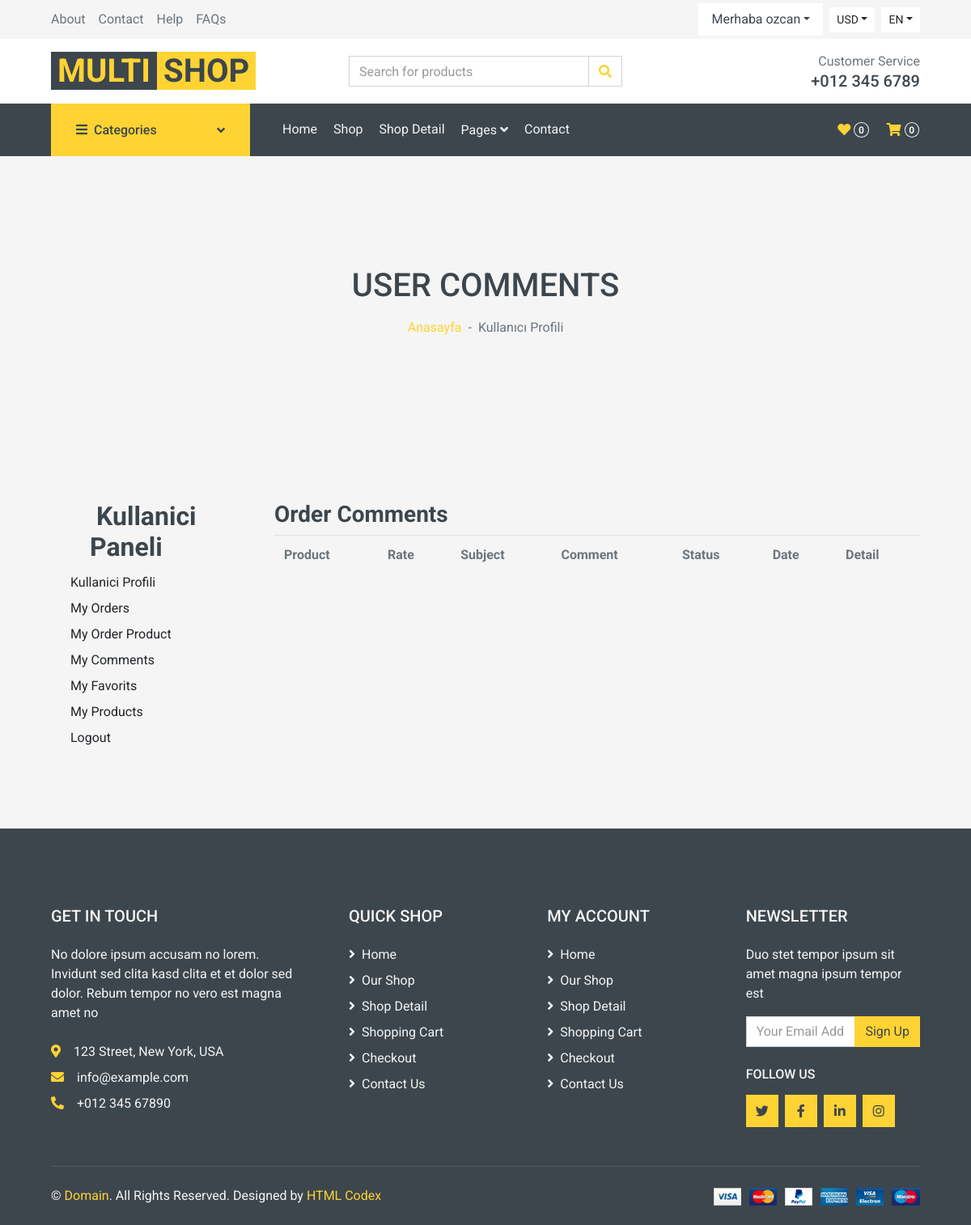
Before: /user/comments (signed in) with the older database file.
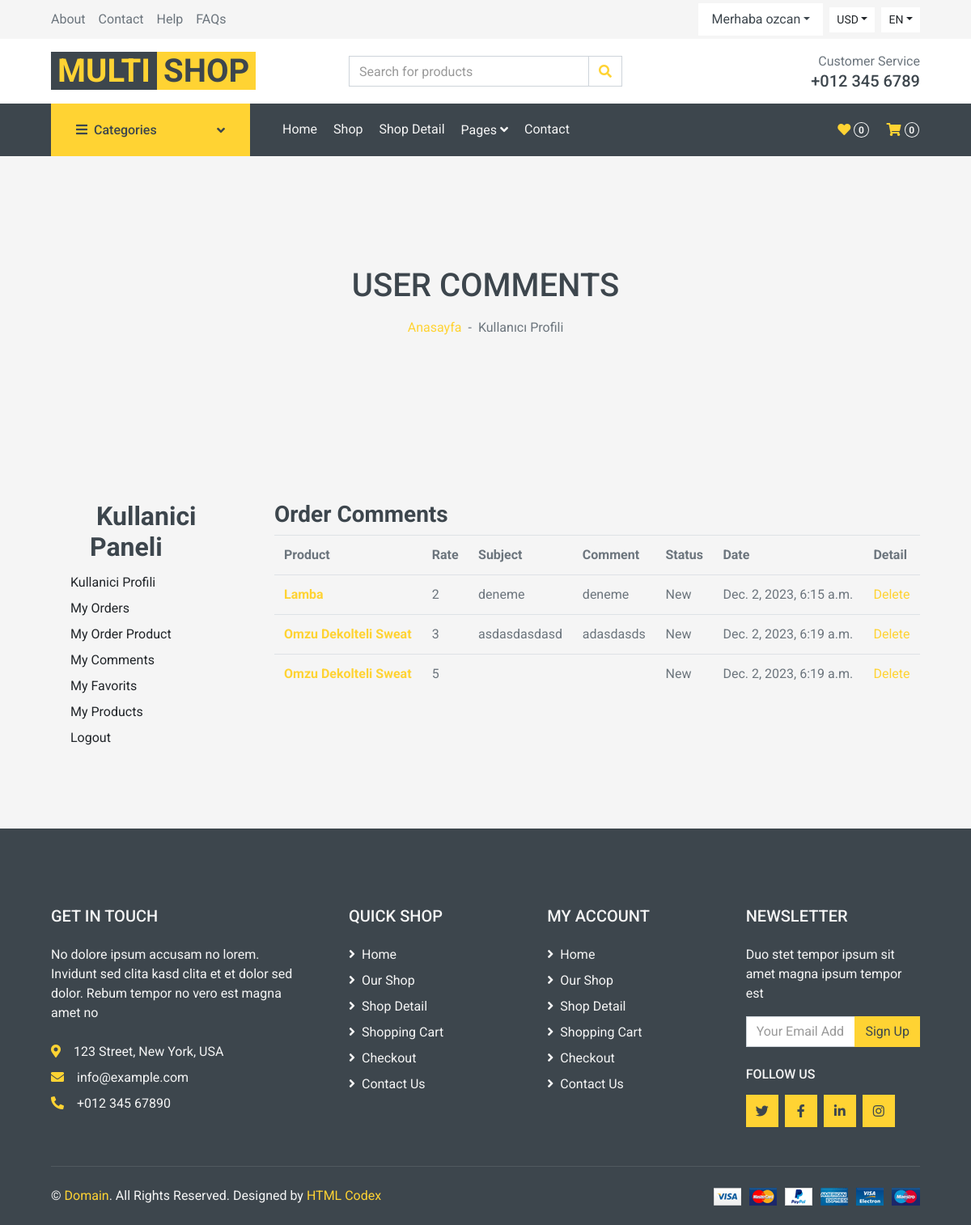
After: the same page with the newer database file.
### product/models.py (models this page shows, shortened)
class Comment(models.Model):
    STATUS = (
        ('New', 'New'),
        ('True', 'True'),
        ('False', 'False'),
    )
    product=models.ForeignKey(Product,on_delete=models.CASCADE)
    user = models.ForeignKey(User, on_delete=models.CASCADE)
    subject = models.CharField(max_length=50, blank=True)
    comment = models.CharField(max_length=250,blank=True)
    rate = models.IntegerField(default=1)
    ip = models.CharField(max_length=20, blank=True)
    status=models.CharField(max_length=10,choices=STATUS, default='New')
    create_at=models.DateTimeField(auto_now_add=True)
    update_at=models.DateTimeField(auto_now=True)

class Product(models.Model):
    STATUS = (('True', 'Evet'),
            ('False', 'Hayir'), )
    category = models.ForeignKey(Category, on_delete=models.CASCADE) #many to one relation with Category
    title = models.CharField(max_length=150)
    keywords = models.CharField(max_length=255)
    description = models.TextField(max_length=255)
    image = models.ImageField(blank=True, upload_to='images/')
    price= models.FloatField()
    amount = models.IntegerField(default=0)
    detail = models.TextField()
    status = models.CharField(max_length=10,choices=STATUS)
    slug = models.SlugField(null=False, unique=True)
    create_at = models.DateTimeField(auto_now_add=True)
    update_at = models.DateTimeField(auto_now=True)
    def category_tag(self):
        return self.category
    category_tag.short_description = "Kategori"
    def image_tag(self):
        return mark_safe('<img src="{}" height="50"/>'.format(self.image.url))
    image_tag.short_description = 'Image'

### user/views.py (the view)
# urls.py: path('comments', views.user_comments, name='user_comments'),
@login_required(login_url='/login')
def user_comments(request):
    current_user = request.user
    comments = Comment.objects.filter(user_id = current_user.id)
    context = {'comments': comments}
    return render(request, 'user_comments.html', context)

### user/templates/user_comments.html (shortened to what this page needs)
{% extends 'homebase.html' %}
{% block sidebar %} {% include 'sidebar.html' %}  {% endblock %}
{% block body %}
    <div class="container-fluid bg-secondary mb-5">
        <div class="d-flex flex-column align-items-center justify-content-center" style="min-height: 300px">
            <h1 class="font-weight-semi-bold text-uppercase mb-3">User Comments</h1>
            <div class="d-inline-flex">
                <p class="m-0"><a href="/">Anasayfa</a></p>
                <p class="m-0 px-2">-</p>
                <p class="m-0">Kullanıcı Profili</p>
            </div>
        </div>
    </div>
    <div class="container-fluid pt-5">
        <div class="row px-xl-5">
            {% include 'user_panel.html' %}
                       <div class="col-lg-9 table-responsive mb-5">
                        <div class="order-summary clearfix">
                        <div>
                            <h3 class="title">Order Comments</h3>
                        </div>
                       <table class="shopping-cart-table table">
                        <tr>
                            <th class="text-left">Product </th>
                            <th class="text-left">Rate </th>
                            <th class="text-left">Subject </th>
                            <th class="text-left">Comment </th>
                            <th class="text-left">Status </th>
                            <th class="text-left">Date </th>
                            <th class="text-left">Detail </th>
                        </tr>
                        {% for rs in comments %}
                            <tr>
                                <td class="text-left">
                                    <a href="/product_detail/{{ rs.product_id }}/{{ rs.product.slug }}">
                                        <strong> {{ rs.product.title}}</strong>
                                    </a>
                                </td>
                                <td class="text-left">{{ rs.rate }} </td>
                                <td class="text-left">{{ rs.subject }} </td>
                                <td class="text-left">{{ rs.comment }} </td>
                                <td class="text-left">{{ rs.status }} </td>
                                <td class="text-left">{{ rs.create_at }} </td>
                                <td class="text-left">
                                    <a class="primary-btn" href="/user/deletecomment/{{ rs.id }}" onclick="return confirm('Will be Delete ! Are you sure?')"> Delete </a>
                                </td>
                            </tr>
                        {% endfor %}
                    </table>
                    </div>
            </div>
        </div>
    </div>
 {% endblock %}

### home/templates/header.html (shortened to what this page needs)
{% load static %}
    <div class="container-fluid">
        <div class="row bg-secondary py-1 px-xl-5">
            <div class="col-lg-6 d-none d-lg-block">
                <div class="d-inline-flex align-items-center h-100">
                    <a class="text-body mr-3" href="">About</a>
                    <a class="text-body mr-3" href="">Contact</a>
                    <a class="text-body mr-3" href="">Help</a>
                    <a class="text-body mr-3" href="">FAQs</a>
                </div>
            </div>
            <div class="col-lg-6 text-center text-lg-right">
                <div class="d-inline-flex align-items-center">
                    <div class="btn-group">
                        {%  if user.id is not None %}
                        <div class="nav-item dropdown btn-light">
                            <a href="#" class="nav-link dropdown-toggle text-dark" data-toggle="dropdown"> Merhaba {{ user.username }}</a>
                        </div>
                        {% else %}
                        <button type="button" class="btn btn-sm btn-light dropdown-toggle" data-toggle="dropdown">My Account</button>
                        <div class="dropdown-menu dropdown-menu-right">
                            <a href="login" class="dropdown-item" type="button">Sign in</a>
                            <a href="signup" class="dropdown-item" type="button">Sign up</a>
                        </div>
                        {% endif %}
                    </div>
                    <div class="btn-group mx-2">
                        <button type="button" class="btn btn-sm btn-light dropdown-toggle" data-toggle="dropdown">USD</button>
                    </div>
                    <div class="btn-group">
                        <button type="button" class="btn btn-sm btn-light dropdown-toggle" data-toggle="dropdown">EN</button>
                    </div>
                </div>
            </div>
        </div>
        <div class="row align-items-center bg-light py-3 px-xl-5 d-none d-lg-flex">
            <div class="col-lg-4">
                <a href="/" class="text-decoration-none">
                    <span class="h1 text-uppercase text-primary bg-dark px-2">Multi</span>
                    <span class="h1 text-uppercase text-dark bg-primary px-2 ml-n1">Shop</span>
                </a>
            </div>
            <div class="col-lg-4 col-6 text-left">
                <form action="">
                    <div class="input-group">
                        <input type="text" class="form-control" placeholder="Search for products">
                        <div class="input-group-append">
                            <span class="input-group-text bg-transparent text-primary">
                                <i class="fa fa-search"></i>
                            </span>
                        </div>
                    </div>
                </form>
            </div>
            <div class="col-lg-4 col-6 text-right">
                <p class="m-0">Customer Service</p>
                <h5 class="m-0">+012 345 6789</h5>
            </div>
        </div>
    </div>

Changed rows visible on the page:
added Comment: product "Lamba", rate "2", subject "deneme", comment "deneme", status "New", create_at "Dec. 2, 2023, 6:15 a.m."
added Comment: product "Omzu Dekolteli Sweat", rate "3", subject "asdasdasdasd", comment "adasdasds", status "New", create_at "Dec. 2, 2023, 6:19 a.m."
added Comment: product "Omzu Dekolteli Sweat", rate "5", status "New", create_at "Dec. 2, 2023, 6:19 a.m."
